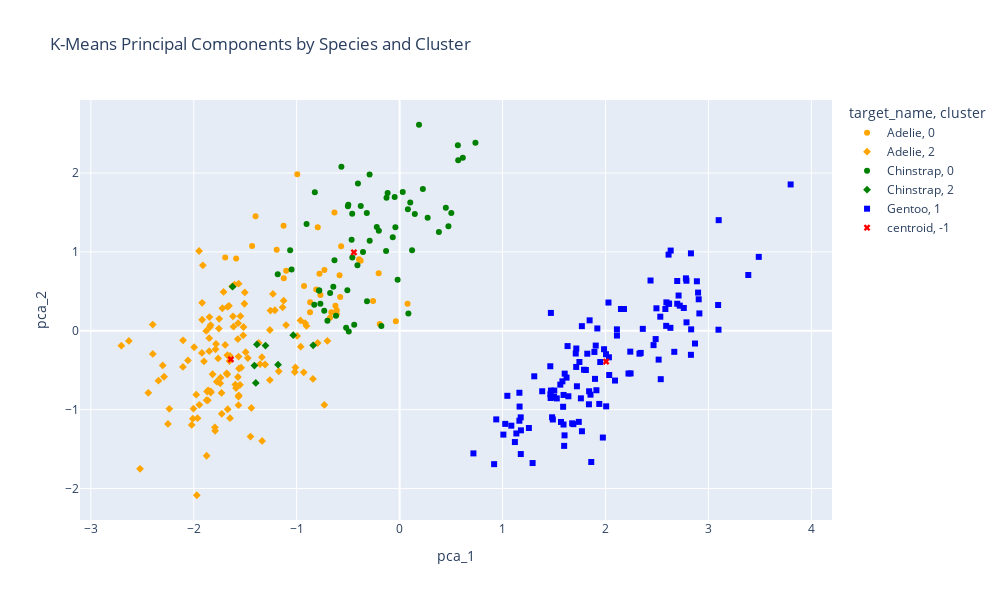

Notebook source saved alongside this figure:
### Markdown cell above
We create a similar scatter plot for the PCA data that represents the true species by color and the generated cluster by point shape. The centroids are plotted separately in red. Clustering performed extremely well for Gentoo, but some mixed results for Adelie and Chinstrap. Additionally, it appears that K-Means performed better on the PCA data than on the original data.

### Code cell
# K-Means scatter plot with species by color and cluster by shape
fig = px.scatter(df_kmeans_pca, x='pca_1', y='pca_2', color='target_name', color_discrete_sequence=["orange","green","blue","red"], 
                 symbol='cluster', title='K-Means Principal Components by Species and Cluster', width=1000, height=600)
fig.show()
